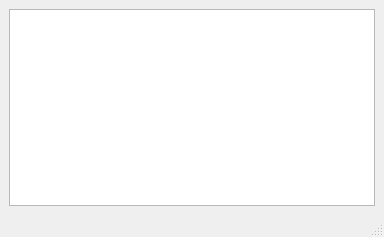
<?xml version="1.0" encoding="UTF-8"?>
<ui version="4.0">
 <class>TableForm</class>
 <widget class="QMainWindow" name="TableForm">
  <property name="geometry">
   <rect>
    <x>0</x>
    <y>0</y>
    <width>384</width>
    <height>237</height>
   </rect>
  </property>
  <property name="windowTitle">
   <string>MainWindow</string>
  </property>
  <widget class="QWidget" name="centralwidget">
   <layout class="QHBoxLayout" name="horizontalLayout">
    <item>
     <widget class="QTableView" name="tableView"/>
    </item>
   </layout>
  </widget>
  <widget class="QStatusBar" name="statusBar"/>
  <action name="actionAddRow">
   <property name="text">
    <string>添加行</string>
   </property>
   <property name="toolTip">
    <string>添加行</string>
   </property>
  </action>
  <action name="actionAddColumn">
   <property name="text">
    <string>添加列</string>
   </property>
  </action>
  <action name="actionInsertRow">
   <property name="text">
    <string>插入行</string>
   </property>
  </action>
  <action name="actionInsertColumn">
   <property name="text">
    <string>插入列</string>
   </property>
  </action>
  <action name="actionNew">
   <property name="text">
    <string>新建</string>
   </property>
  </action>
  <action name="actionSave">
   <property name="text">
    <string>保存</string>
   </property>
  </action>
 </widget>
 <resources/>
 <connections/>
</ui>
